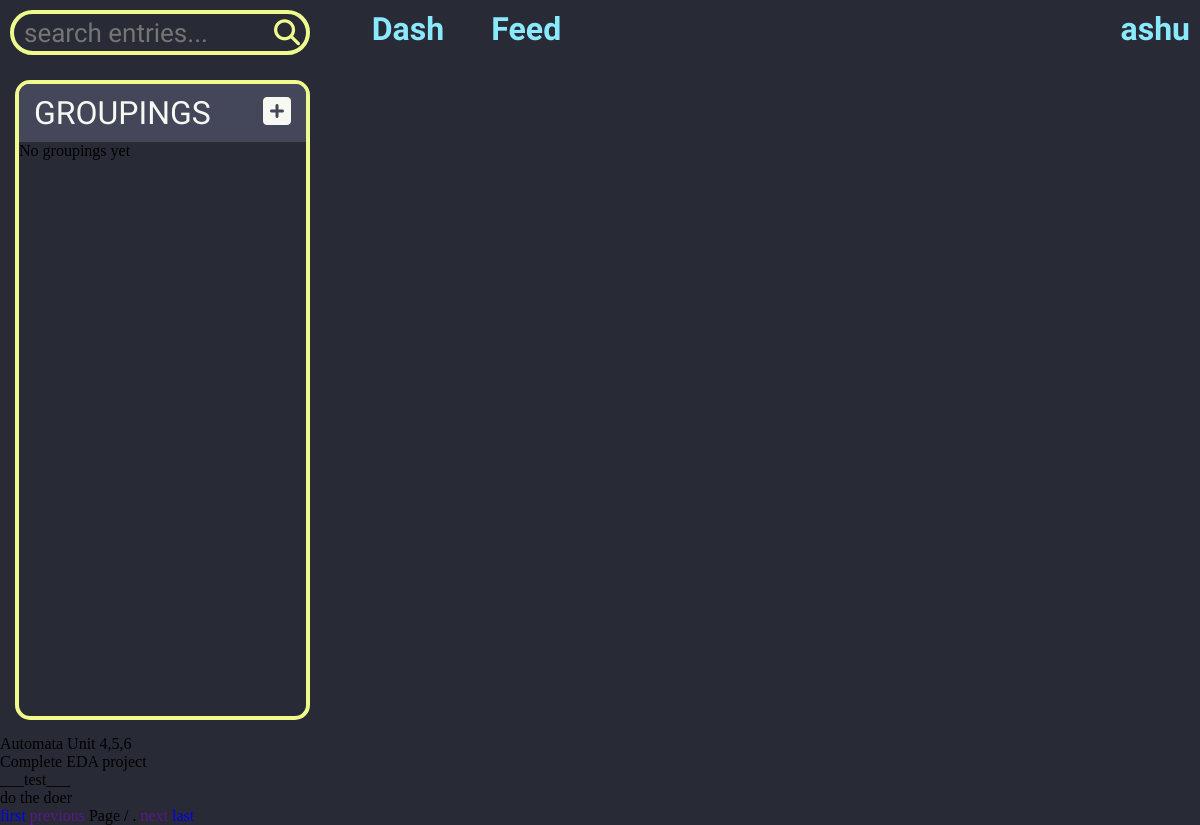
The page /feed/ (signed in) on the database its author committed.
### main/models.py (models this page shows, shortened)
class Entry(models.Model):
    image = models.ImageField(upload_to="images/entries/", blank=True)
    title = models.CharField(max_length=60,blank=False)
    content = models.TextField(blank=True)
    done = models.BooleanField(default=False)
    public = models.BooleanField(default=False)
    created = models.DateField(auto_now_add=True)
    edited = models.DateField(auto_now=True)
    user = models.ForeignKey(User, models.CASCADE,related_name="entries")

### main/views.py (the view)
# urls.py: path("feed/",views.feed),
def feed(request):
    data = {}
    if request.user.is_authenticated:
        following = request.user.profile.following.all()
        entries = Entry.objects.none()
        for person in following:
            p_entries = person.user.entries.filter(public=True)
            entries = entries | p_entries
        entries = list(reversed(entries.order_by('created')))
        paginator = Paginator(entries, 5)
        page_number = request.GET.get('page')
        page_obj = paginator.get_page(page_number)
        data["entries"] = page_obj
    return render(request, "main/feed.html", data)

### templates/main/feed.html (shortened to what this page needs)
{% extends 'base.html' %}
{% block content %}
    {% if user.is_authenticated %}
        {% for entry in entries %}
            <div>
                {{entry.title}}
            </div>
        {% endfor %}
        <div class="pagination">
            <span class="step-links">
                <a href="?page=1">first</a>
                {% if profile_page.has_previous %}
                    <a href="?page={{ profile_page.previous_page_number }}">previous</a>
                {% else %}
                    <a href="">previous</a>
                {% endif %}
                <span class="current">
                    Page {{ profile_page.number }} / {{ profile_page.paginator.num_pages }}.
                </span>
                {% if profile_page.has_next %}
                    <a href="?page={{ profile_page.next_page_number }}">next</a>
                {% else %}
                    <a href="">next</a>
                {% endif %}
                <a href="?page={{ profile_page.paginator.num_pages }}">last </a>
            </span>
        </div>
    {% else %}
        <div class="warn">
            You Need to <a href="/accounts/login">login</a> in need to see entries of your followers
        </div>
    {% endif %}
{% endblock %}

### templates/base.html (shortened to what this page needs)
<!DOCTYPE html>
<html lang="en">
<head>
    <link rel="stylesheet" href="https://cdnjs.cloudflare.com/ajax/libs/font-awesome/6.2.1/css/all.min.css" />
    <link rel="stylesheet" href="/media/css/base.css">
</head>
<body>
    <nav>
        <div class="search">
            <form  action="/accounts/search/">
                <input type="text" class="input" name="query" onmouseout="this.value = ''; this.blur();" placeholder="search entries...">
                <i class="fas fa-search"></i>
            </form>
        </div>
        <div class="dash"><a class="active" href="/dash">Dash</a></div>
        <div class="feed"><a class="active" href="/feed">Feed</a></div>
        <div class="user">
            {% if user.is_authenticated %}
                <a href="/accounts/profile">{{user.username}}</a>
            {% else %}
                <a href="/accounts/login">Login</a>
            {% endif %}
        </div>
    </nav>
        <div class="groupings">
            {% if user.is_authenticated %}
                <div class="grouping-head">
                    <div>GROUPINGS</div>
                    <a href="/grouping/new/" class="new-grouping">
                        <i class="fa-solid fa-square-plus"></i>
                    </a>
                </div>
                {% if groupings %}
                    {% for grouping in groupings %}
                    <a href="/grouping/{{grouping.id}}">
                    <div class="grouping">
                        <span class="grouping-name">{{grouping.title}}</span>
                        <span class="number">{{grouping.num_entries}}</span>
                    </div>
                    <hr>
                    </a>
                    {% endfor %}
                {% else %}
                    <div>No groupings yet</div>
                {% endif %}
            {% else %}
                <div>Login first to see your groupings</div>
            {% endif %}
        </div>
        {% block content %}
        {% endblock %}
</body>
</html>

### media/css/base.css (style rules this page uses)
:root { --black: #282a36; --gray: #44475a; --comment: #6272a4; --white: #f8f8f2; --blue: #8be9fd; --green: #50fa7b; --purple: #bd93f9; --pink: #ff79c6; --red: #ff5555; --yellow: #f1fa8c; --orange: #ffb86c; }
* { margin: 0; padding: 0; box-sizing: border-box; }
a { text-decoration: none; }
body { background-color: var(--black) }
nav { display: flex; padding: 10px; }
nav > div { padding: 0px; }
.dash { margin-left: 1%; font-family: "Raleway"; font-size: xx-large; font-weight: bold; }
.feed { margin-left: 4%; font-family: "Raleway"; font-size: xx-large; font-weight: bold; }
.user { margin-left: auto; font-family: "Raleway"; font-size: xx-large; font-weight: bold; }
nav a { transition: 0.3s; color: var(--blue); }
.search { width: 350px; position: relative; }
input[type="text"] { padding: 10px; width: 300px; height: 45px; background: none; border: 4px solid var(--yellow); border-radius: 50px; font-family: "Dosis"; font-size: 26px; color: var(--yellow); outline: none; transition: .5s; }
.search i { position: relative; font-size: 26px; left: -40px; color: var(--yellow); transition: .2s; }
.groupings { margin: 15px; width: 295px; height: 80vh; border: 4px solid var(--yellow); border-radius: 15px; }
.grouping-head { display: flex; justify-content: space-between; font-size: xx-large; padding: 10px 15px; border-radius: 10px 10px 0 0; background-color: var(--gray); }
.grouping-head div { font-family: "Raleway"; color: var(--white); }
.grouping-head a i { transition: 0.5s; color: var(--white); }
.groupings a { color: var(--white); }

### rows shown on the page
Entry: title "Automata Unit 4,5,6"
Entry: title "Complete EDA project"
Entry: title "___test___"
Entry: title "do the doer"

### other values the page prints
{{ user.username }} "ashu"
